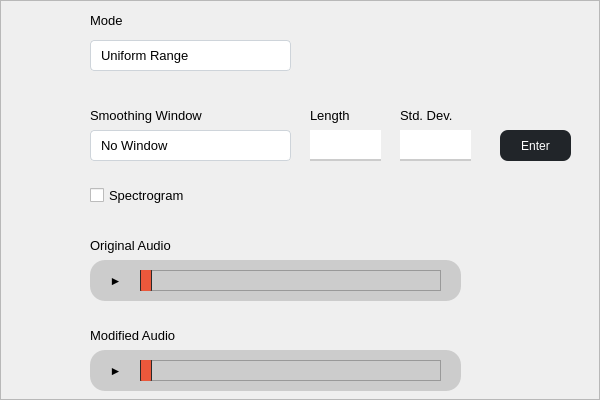
       <widget class="QFrame" name="frame_4">
        <property name="sizePolicy">
         <sizepolicy hsizetype="Preferred" vsizetype="Preferred">
          <horstretch>0</horstretch>
          <verstretch>0</verstretch>
         </sizepolicy>
        </property>
        <property name="minimumSize">
         <size>
          <width>600</width>
          <height>400</height>
         </size>
        </property>
        <property name="maximumSize">
         <size>
          <width>600</width>
          <height>400</height>
         </size>
        </property>
        <property name="frameShape">
         <enum>QFrame::StyledPanel</enum>
        </property>
        <property name="frameShadow">
         <enum>QFrame::Raised</enum>
        </property>
        <widget class="QLabel" name="label">
         <property name="geometry">
          <rect>
           <x>90</x>
           <y>10</y>
           <width>181</width>
           <height>21</height>
          </rect>
         </property>
         <property name="font">
          <font>
           <pointsize>10</pointsize>
           <bold>false</bold>
          </font>
         </property>
         <property name="text">
          <string>Mode</string>
         </property>
        </widget>
        <widget class="QComboBox" name="mode_options">
         <property name="geometry">
          <rect>
           <x>90</x>
           <y>40</y>
           <width>201</width>
           <height>31</height>
          </rect>
         </property>
         <property name="font">
          <font>
           <pointsize>10</pointsize>
          </font>
         </property>
         <property name="styleSheet">
          <string notr="true">/* General style for all QComboBox */
QComboBox {
    border: 1px solid #ced4da;
    border-radius: 4px;
    padding-left: 10px;
}

/* Style for the drop-down area */
QComboBox::drop-down {
    border: 0px;
}

/* Style for the drop-down arrow */
QComboBox::down-arrow {
    image: url(C:/Users/delta/OneDrive/Desktop/sampling/.idea/25623.png);
    width: 12px;
    height: 12px;
    margin-right: 15px;
}</string>
         </property>
         <item>
          <property name="text">
           <string>Uniform Range</string>
          </property>
         </item>
         <item>
          <property name="text">
           <string>Musical Instruments</string>
          </property>
         </item>
         <item>
          <property name="text">
           <string>Animal Sounds</string>
          </property>
         </item>
         <item>
          <property name="text">
           <string>ECG Abnormalities</string>
          </property>
         </item>
        </widget>
        <widget class="QLabel" name="label_2">
         <property name="geometry">
          <rect>
           <x>90</x>
           <y>100</y>
           <width>181</width>
           <height>31</height>
          </rect>
         </property>
         <property name="font">
          <font>
           <pointsize>10</pointsize>
          </font>
         </property>
         <property name="text">
          <string>Smoothing Window</string>
         </property>
        </widget>
        <widget class="QComboBox" name="comboBox_windowing">
         <property name="geometry">
          <rect>
           <x>90</x>
           <y>130</y>
           <width>201</width>
           <height>31</height>
          </rect>
         </property>
         <property name="font">
          <font>
           <pointsize>10</pointsize>
          </font>
         </property>
         <property name="styleSheet">
          <string notr="true">/* General style for all QComboBox */
QComboBox {
    border: 1px solid #ced4da;
    border-radius: 4px;
    padding-left: 10px;
}

/* Style for the drop-down area */
QComboBox::drop-down {
    border: 0px;
}

/* Style for the drop-down arrow */
QComboBox::down-arrow {
    image: url(C:/Users/delta/OneDrive/Desktop/sampling/.idea/25623.png);
    width: 12px;
    height: 12px;
    margin-right: 15px;
}</string>
         </property>
         <property name="editable">
          <bool>false</bool>
         </property>
         <property name="currentText">
          <string>No Window</string>
         </property>
         <item>
          <property name="text">
           <string>No Window</string>
          </property>
         </item>
         <item>
          <property name="text">
           <string>Rectagular</string>
          </property>
         </item>
         <item>
          <property name="text">
           <string>Hanning</string>
          </property>
         </item>
         <item>
          <property name="text">
           <string>Hamming</string>
          </property>
         </item>
         <item>
          <property name="text">
           <string>Gaussian</string>
          </property>
         </item>
        </widget>
        <widget class="QLabel" name="label_3">
         <property name="geometry">
          <rect>
           <x>90</x>
           <y>230</y>
           <width>181</width>
           <height>31</height>
          </rect>
         </property>
         <property name="font">
          <font>
           <pointsize>10</pointsize>
          </font>
         </property>
         <property name="text">
          <string>Original Audio</string>
         </property>
        </widget>
        <widget class="QFrame" name="original_frame">
         <property name="geometry">
          <rect>
           <x>90</x>
           <y>260</y>
           <width>371</width>
           <height>41</height>
          </rect>
         </property>
         <property name="styleSheet">
          <string notr="true">background-color:#cccccc;
border-radius:15px</string>
         </property>
         <property name="frameShape">
          <enum>QFrame::StyledPanel</enum>
         </property>
         <property name="frameShadow">
          <enum>QFrame::Raised</enum>
         </property>
         <widget class="QPushButton" name="play_pause_audio_button">
          <property name="geometry">
           <rect>
            <x>10</x>
            <y>0</y>
            <width>31</width>
            <height>41</height>
           </rect>
          </property>
          <property name="styleSheet">
           <string notr="true">color:black;
</string>
          </property>
          <property name="text">
           <string>►</string>
          </property>
          <property name="flat">
           <bool>true</bool>
          </property>
         </widget>
         <widget class="QSlider" name="audio_progress">
          <property name="geometry">
           <rect>
            <x>50</x>
            <y>10</y>
            <width>301</width>
            <height>21</height>
           </rect>
          </property>
          <property name="styleSheet">
           <string notr="true">QSlider::groove:horizontal {
                            border: 1px solid #999999;
                            height: 2ps;     
                        }

                       QSlider::handle:horizontal {
                             background: #eb583b;
                             width: 10px;
                            margin: -5px -1px ;
                            border-radius: 5px;
                            border: 1px solid #2a2a2a;} 
QSlider::add-page:horizontal{
        background: qlineargradient(x1:0, y1:0, x2:0, stop:0 #B1B1B1, stop:1 #c4c4c4;)
}
QSlider::sub-page:horizontal{
        background: #eb583b;
}
QSlider::handle:horizontal:hover {
                             background: #007ad9;
                             border-color: #007ad9;

} </string>
          </property>
          <property name="orientation">
           <enum>Qt::Horizontal</enum>
          </property>
         </widget>
        </widget>
        <widget class="QLabel" name="label_4">
         <property name="geometry">
          <rect>
           <x>90</x>
           <y>320</y>
           <width>181</width>
           <height>31</height>
          </rect>
         </property>
         <property name="font">
          <font>
           <pointsize>10</pointsize>
          </font>
         </property>
         <property name="text">
          <string>Modified Audio</string>
         </property>
        </widget>
        <widget class="QFrame" name="frame_6">
         <property name="geometry">
          <rect>
           <x>90</x>
           <y>350</y>
           <width>371</width>
           <height>41</height>
          </rect>
         </property>
         <property name="styleSheet">
          <string notr="true">background-color:#cccccc;
border-radius:15px</string>
         </property>
         <property name="frameShape">
          <enum>QFrame::StyledPanel</enum>
         </property>
         <property name="frameShadow">
          <enum>QFrame::Raised</enum>
         </property>
         <widget class="QSlider" name="audio_progress_2">
          <property name="geometry">
           <rect>
            <x>50</x>
            <y>10</y>
            <width>301</width>
            <height>21</height>
           </rect>
          </property>
          <property name="styleSheet">
           <string notr="true">QSlider::groove:horizontal {
                            border: 1px solid #999999;
                            height: 2ps;     
                        }

                       QSlider::handle:horizontal {
                             background: #eb583b;
                             width: 10px;
                            margin: -5px -1px ;
                            border-radius: 5px;
                            border: 1px solid #2a2a2a;} 
QSlider::add-page:horizontal{
        background: qlineargradient(x1:0, y1:0, x2:0, stop:0 #B1B1B1, stop:1 #c4c4c4;)
}
QSlider::sub-page:horizontal{
        background: #eb583b;
}
QSlider::handle:horizontal:hover {
                             background: #007ad9;
                             border-color: #007ad9;

} </string>
          </property>
          <property name="orientation">
           <enum>Qt::Horizontal</enum>
          </property>
         </widget>
         <widget class="QPushButton" name="play_pause_audio_button_2">
          <property name="geometry">
           <rect>
            <x>10</x>
            <y>0</y>
            <width>31</width>
            <height>41</height>
           </rect>
          </property>
          <property name="styleSheet">
           <string notr="true">color:black;
</string>
          </property>
          <property name="text">
           <string>►</string>
          </property>
          <property name="flat">
           <bool>true</bool>
          </property>
         </widget>
        </widget>
        <widget class="QCheckBox" name="check_spectro">
         <property name="geometry">
          <rect>
           <x>90</x>
           <y>180</y>
           <width>151</width>
           <height>31</height>
          </rect>
         </property>
         <property name="font">
          <font>
           <pointsize>10</pointsize>
          </font>
         </property>
         <property name="text">
          <string>Spectrogram</string>
         </property>
        </widget>
        <widget class="QLineEdit" name="length_input">
         <property name="geometry">
          <rect>
           <x>310</x>
           <y>130</y>
           <width>71</width>
           <height>31</height>
          </rect>
         </property>
         <property name="font">
          <font>
           <pointsize>10</pointsize>
          </font>
         </property>
         <property name="styleSheet">
          <string notr="true">QLineEdit{
border: none;
border-bottom: 2px solid #cccccc;}
QLineEdit:focus{
border-bottom: 2px solid black;}</string>
         </property>
        </widget>
        <widget class="QLabel" name="length_label">
         <property name="geometry">
          <rect>
           <x>310</x>
           <y>105</y>
           <width>81</width>
           <height>21</height>
          </rect>
         </property>
         <property name="font">
          <font>
           <pointsize>10</pointsize>
          </font>
         </property>
         <property name="text">
          <string>Length</string>
         </property>
        </widget>
        <widget class="QPushButton" name="enter_window">
         <property name="geometry">
          <rect>
           <x>500</x>
           <y>130</y>
           <width>71</width>
           <height>31</height>
          </rect>
         </property>
         <property name="font">
          <font>
           <pointsize>9</pointsize>
          </font>
         </property>
         <property name="styleSheet">
          <string notr="true">QPushButton {

border-radius: 8px;
padding: 1px 5px;
min-width: 10px;
min-height:20px;
color: #fff;
background-color: #212529
}
QPushButton::hover{
background-color: #1c1f23;
}
QPushButton:pressed{
background-color: #a0a2a4;
}</string>
         </property>
         <property name="text">
          <string>Enter</string>
         </property>
        </widget>
        <widget class="QLabel" name="std_label">
         <property name="geometry">
          <rect>
           <x>400</x>
           <y>100</y>
           <width>91</width>
           <height>31</height>
          </rect>
         </property>
         <property name="font">
          <font>
           <pointsize>10</pointsize>
          </font>
         </property>
         <property name="text">
          <string>Std. Dev.</string>
         </property>
        </widget>
        <widget class="QLineEdit" name="std_input">
         <property name="geometry">
          <rect>
           <x>400</x>
           <y>130</y>
           <width>71</width>
           <height>31</height>
          </rect>
         </property>
         <property name="font">
          <font>
           <pointsize>10</pointsize>
          </font>
         </property>
         <property name="styleSheet">
          <string notr="true">QLineEdit{
border: none;
border-bottom: 2px solid #cccccc;}
QLineEdit:focus{
border-bottom: 2px solid black;}</string>
         </property>
        </widget>
       </widget>
